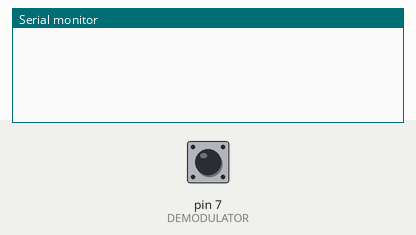
A sketch run on a simulated Arduino Uno, built with avr-gcc and run on an emulated ATmega328P. Parts: the last lines printed to the serial monitor. The inputs (shaded band) are chosen by the test bench; at power-on: pin 7 (DEMODULATOR) LOW.

Above: at 1.2 s.
1.3 s: pin 7 (DEMODULATOR) driven HIGH
At 1.37 s:
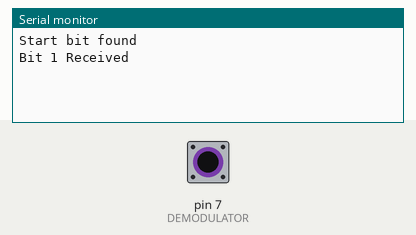
2.8 s: pin 7 (DEMODULATOR) pulsed LOW 2 times (0.12 s each, 0.3 s apart)
At 3.14 s:
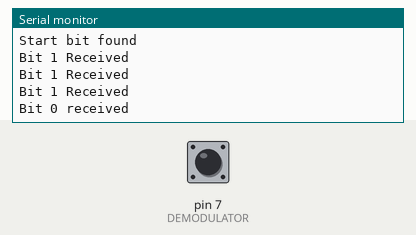

The sketch:

Laser_communication_receiver_digital.ino
```cpp
#define DEMODULATOR 7

#define NUM_SAMPLES 10
#define BITS 4
//#define FREQUENCY_CLOCK 20
#define FREQUENCY_CLOCK 50 // With Serial.print() // Debug

// 5ms ✔

int bits[BITS];

void setup() {
  // put your setup code here, to run once:
  pinMode(DEMODULATOR, INPUT);
  Serial.begin(9600);
}

void loop() {
  int readingFromDemodulator = digitalRead(DEMODULATOR);

  // listen to the start bit
  if(readingFromDemodulator == HIGH){
    Serial.println("Start bit found");
    delay(FREQUENCY_CLOCK);
    for(int i = 0; i < BITS; i++) {
      readingFromDemodulator = digitalRead(DEMODULATOR);
      // ============================
      if(readingFromDemodulator == HIGH)
      {
        bits[i] = 1;
        Serial.println("Bit 1 Received");
      }else{
        bits[i] = 0;
        Serial.println("Bit 0 received");
      }
      delay(FREQUENCY_CLOCK);
    }
  }
}
```

Measured:
- after the input at 1.3 s, the serial monitor: prints a new line at once (image 1)
- after the input at 2.8 s, the serial monitor: prints a new line after 0.32 s (image 2)
